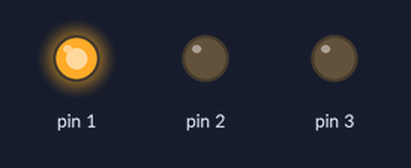
Bench run of a sketch on a simulated Arduino Uno, built with avr-gcc and run on an emulated ATmega328P. On the bench: output pins drawn as LEDs (lit = HIGH).

Above: at 0.5 s.
At 1.5 s:
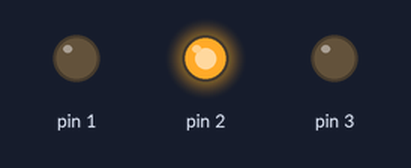
At 5.5 s:
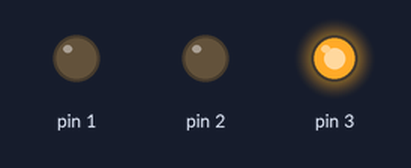
Timing chart, 0 to 6.9 s (numbered marks = the images above):
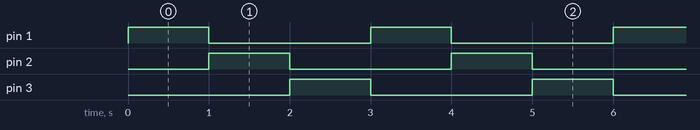

The sketch:

traffic_light.ino
```cpp
// C++ code
//
void setup()
{
  pinMode(1, OUTPUT);
  pinMode(2, OUTPUT);
  pinMode(3, OUTPUT);
}

void loop()
{
  digitalWrite(1, HIGH);
  digitalWrite(2, LOW);
  digitalWrite(3, LOW);
  delay(1000); // Wait for 1000 millisecond(s)
  digitalWrite(1, LOW);
  digitalWrite(2, HIGH);
  digitalWrite(3, LOW);
  delay(1000); // Wait for 1000 millisecond(s)
  digitalWrite(1, LOW);
  digitalWrite(2, LOW);
  digitalWrite(3, HIGH);
  delay(1000); // Wait for 1000 millisecond(s)
}
```

Measured:
- by itself, pin 1–3: alternates HIGH for 1.0 s and LOW for 2.0 s
- by itself, everything shown: repeats every 3.0 s, in 3 steps
